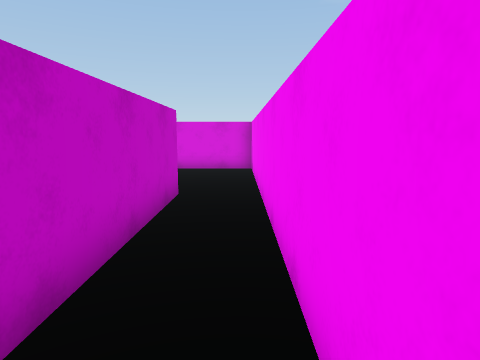
[1] (above)

24 first-person views from a walk through a 3-D level made in the Unity game engine. The camera is 1.4 m above the floor, tilts 8° down and sees 75° across. The floor is counted in squares, 1 m on a side. Each view is taken from the middle of a square. On the plan, view 1 faces up. The plan holds only what a view shows up to about 14 squares ahead; the rest is blank. The player character is not drawn.

[2]
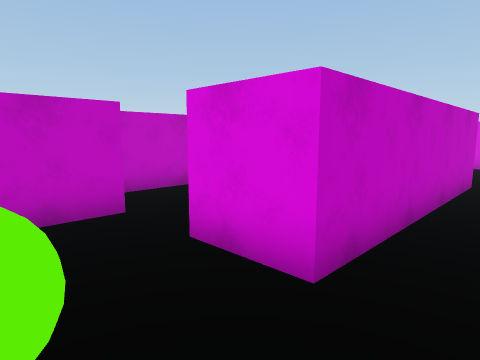

[3]
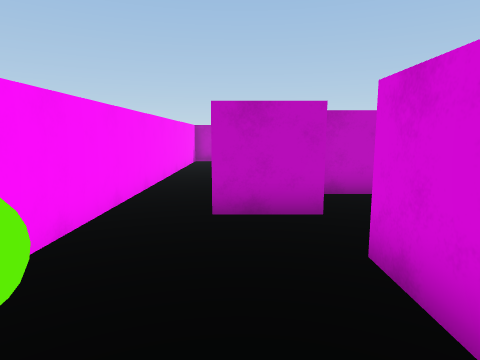

[4]
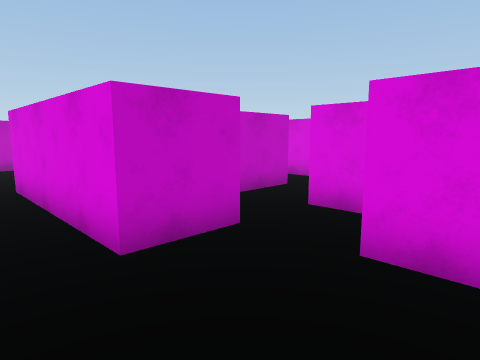

[5]
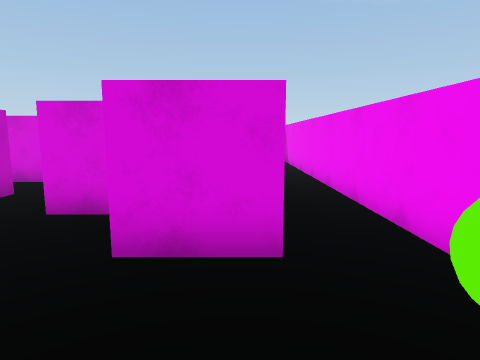

[6]
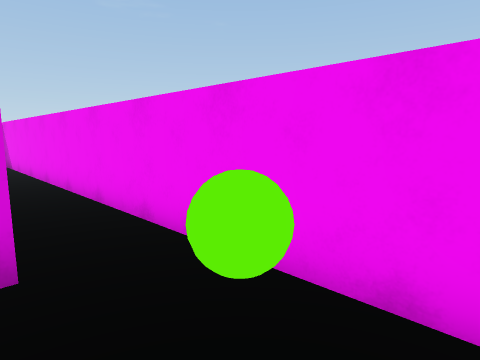

[7]
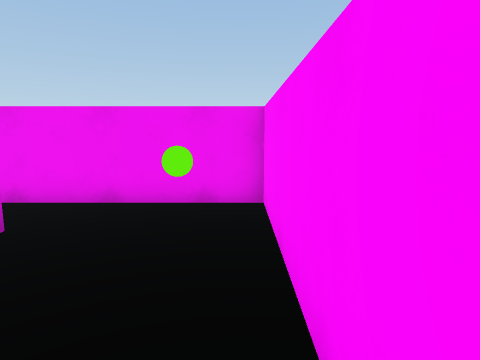

[8]
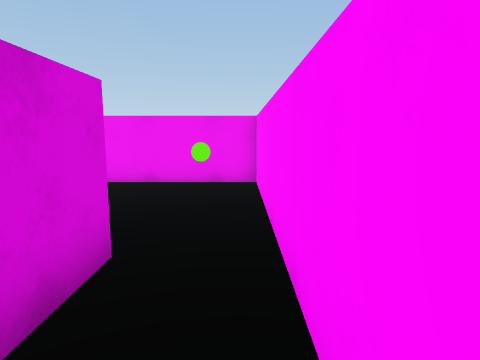

[9]
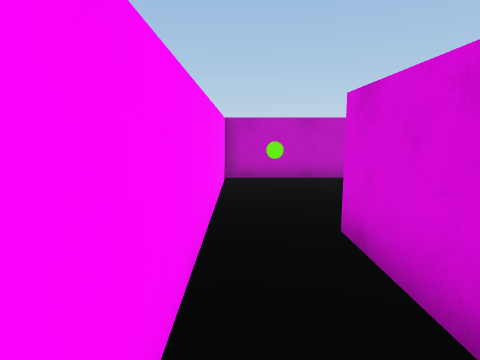

[10]
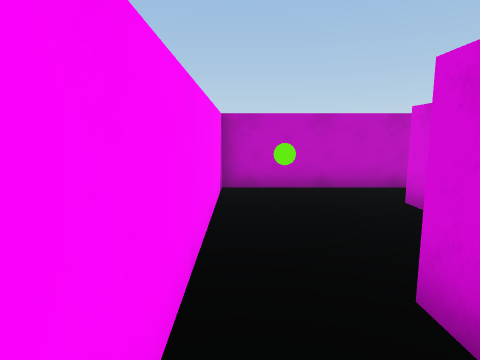

[11]
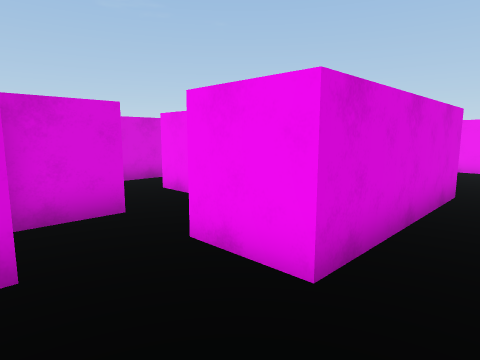

[12]
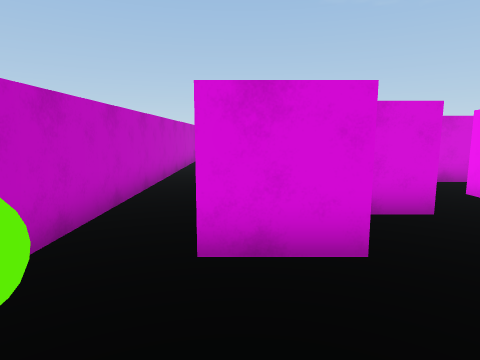

[13]
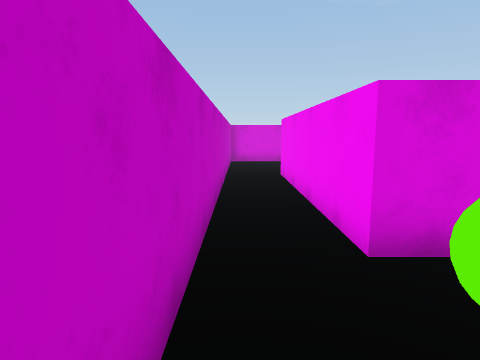

[14]
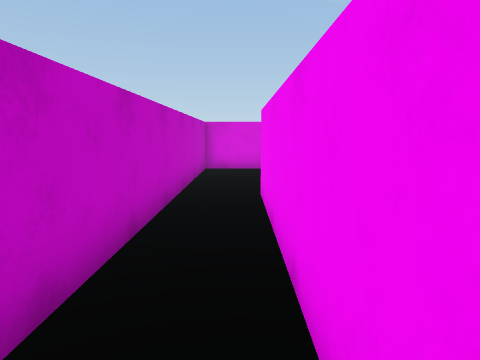

[15]
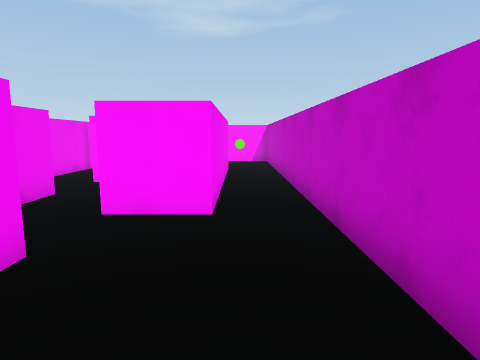

[16]
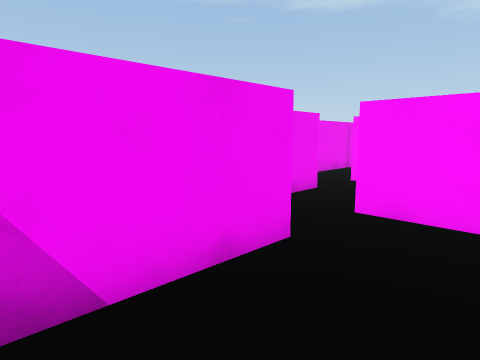

[17]
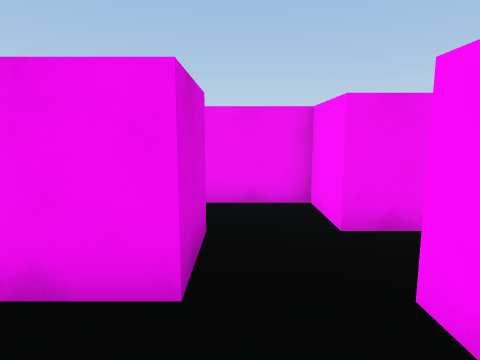

[18]
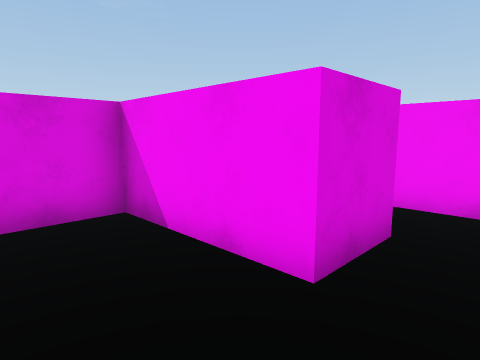

[19]
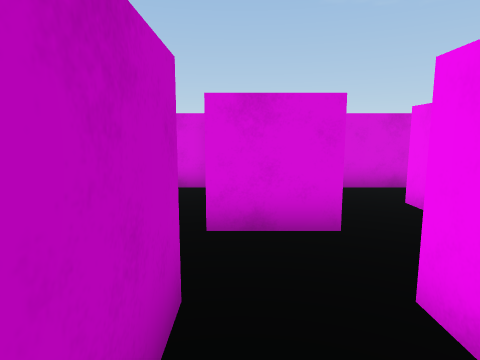

[20]
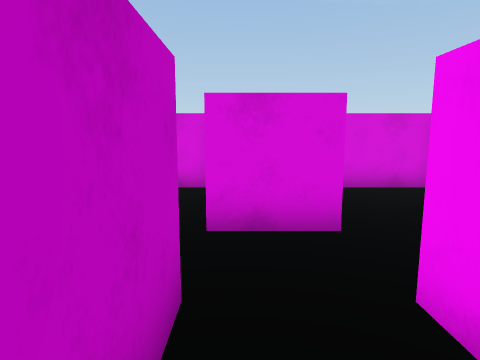

[21]
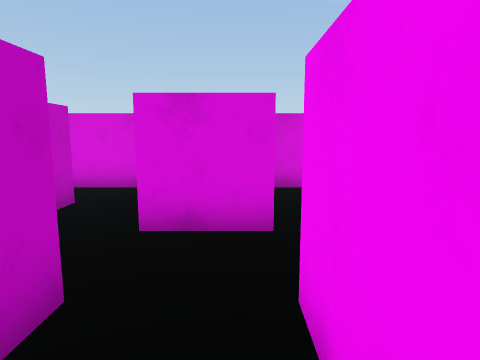

[22]
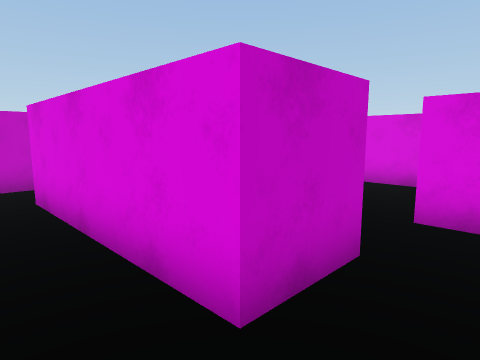

[23]
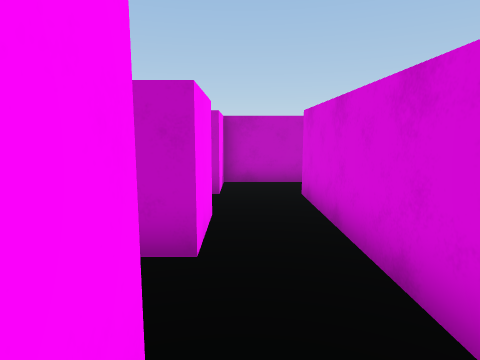

[24]
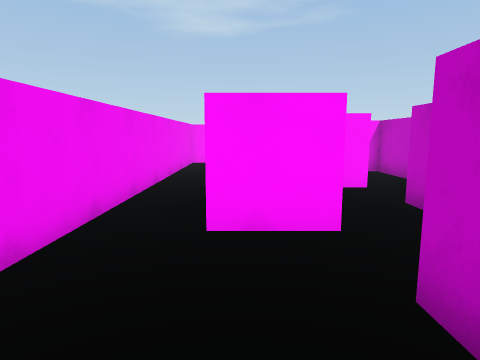

### Floor plan
Ten units are one square. View 1 is at (0, 0); x grows to the right and y downward. Boxes are objects, and circles mark ways between rooms. Rooms are numbered by the first view taken in them; rooms with no view inside come last. Other rooms are left out.
<svg viewBox="-180 -140 190 190">
<path fill="none" stroke="#000" d="M-42 -15 -55 -15M-55 4 -55 25 -115 25M-75 -35 -75 5 -71 5M-15 -75 -15 5 -35 5M-125 45 5 45 5 -85M-134 5 -155 5 -155 -75M-114 -15 -132 -15M-115 25 -115 5M-95 5 -95 -35M-175 -85 -175 45 -125 45M-114 -95 -135 -95 -135 -135 -175 -135 -175 -85M-155 -75 -135 -75M-115 -75 -95 -75 -95 -115M-95 -55 -115 -55 -115 -75M-135 -75 -135 -35 -115 -35M-56 -35 -45 -35M-35 -55 -35 -75M-55 -76 -55 -55 -95 -55M-95 -35 -75 -35M-35 -102 -35 -95 -55 -95M-35 -75 -15 -75M5 -85 5 -135 -31 -135M-75 -115 -75 -108"/>
<rect x="-15" y="25" width="10" height="10" fill="#bbb"><title>green ball</title></rect>
<rect x="-165" y="25" width="10" height="10" fill="#bbb"><title>green ball</title></rect>
<circle cx="-115" cy="35" r="3" fill="#2a7"/>
<circle cx="-65" cy="-25" r="3" fill="#2a7"/>
<circle cx="-5" cy="-75" r="3" fill="#2a7"/>
<circle cx="-165" cy="-80" r="3" fill="#2a7"/>
<circle cx="-105" cy="-25" r="3" fill="#2a7"/>
<circle cx="-125" cy="-65" r="3" fill="#2a7"/>
<circle cx="-85" cy="-45" r="3" fill="#2a7"/>
<circle cx="-45" cy="-65" r="3" fill="#2a7"/>
<text x="-40" y="0">1</text>
<text x="-130" y="-10">2</text>
<text x="-140" y="-100">3</text>
<text x="-120" y="-50">4</text>
<text x="-60" y="-50">5</text>
<text x="-30" y="-100">6</text>
</svg>
Room 1 opens to room 2. Room 1 opens to room 5. Room 1 opens to room 6. Room 2 opens to room 3. Room 2 opens to room 4. Room 3 opens to room 4. Room 4 opens to room 5. Room 5 opens to room 6.

Where each view was taken, in squares from view 1:
view 1: 0 up, 0 right, facing up
view 2: 3 down, 0 right, facing up-left
view 3: 2 down, 0 right, facing left
view 4: 4 down, 2 left, facing up-left
view 5: 4 down, 2 left, facing up
view 6: 4 down, 2 left, facing up-right
view 7: 4 down, 6 left, facing right
view 8: 4 down, 9 left, facing right
view 9: 4 down, 7 left, facing left
view 10: 4 down, 9 left, facing left
view 11: 4 down, 14 left, facing up-right
view 12: 4 down, 15 left, facing up
view 13: 4 down, 17 left, facing up
view 14: 0 up, 16 left, facing up
view 15: 13 up, 16 left, facing down
view 16: 13 up, 16 left, facing down-right
view 17: 9 up, 16 left, facing right
view 18: 8 up, 16 left, facing up-right
view 19: 5 up, 13 left, facing up
view 20: 5 up, 5 left, facing up
view 21: 5 up, 4 left, facing up
view 22: 4 up, 4 left, facing up-left
view 23: 4 up, 4 left, facing left
view 24: 12 up, 2 left, facing down
